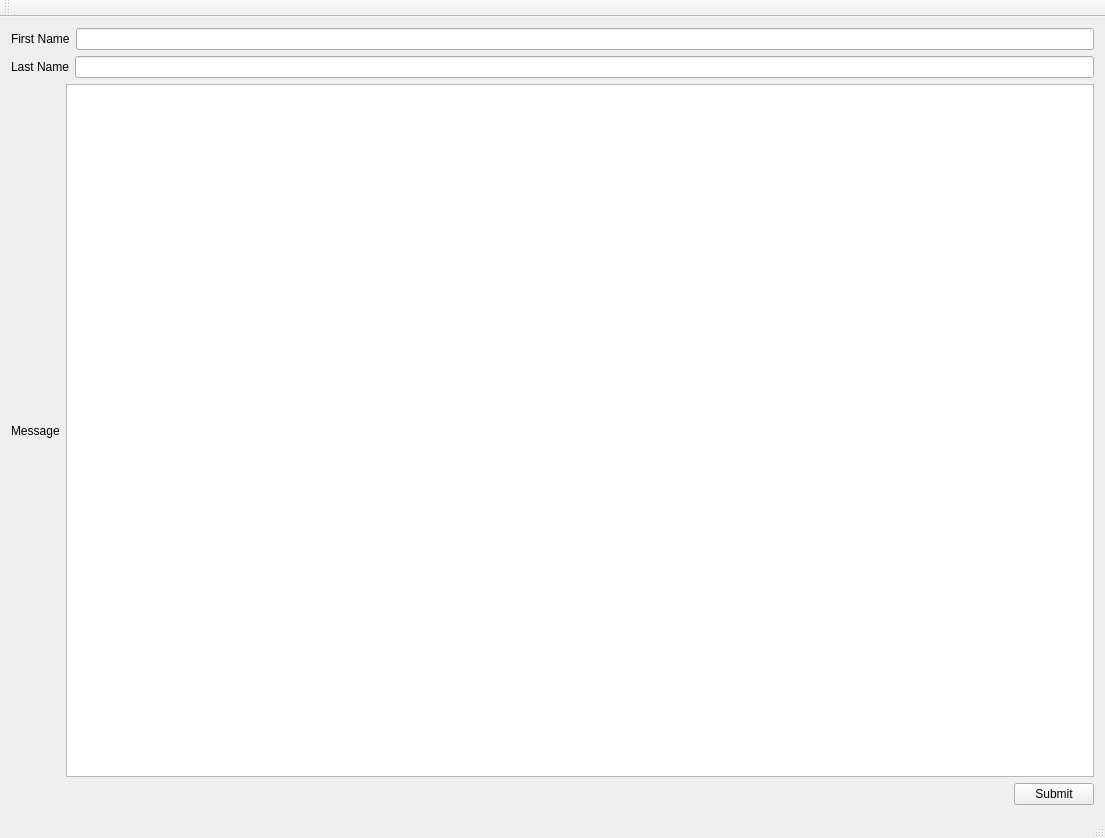
<?xml version="1.0" encoding="UTF-8"?>
<ui version="4.0">
 <class>MainWindow</class>
 <widget class="QMainWindow" name="MainWindow">
  <property name="geometry">
   <rect>
    <x>0</x>
    <y>0</y>
    <width>1105</width>
    <height>838</height>
   </rect>
  </property>
  <property name="windowTitle">
   <string>MainWindow</string>
  </property>
  <widget class="QWidget" name="centralWidget">
   <layout class="QVBoxLayout" name="verticalLayout">
    <item>
     <layout class="QHBoxLayout" name="horizontalLayout">
      <item>
       <widget class="QLabel" name="firstNameLabel">
        <property name="text">
         <string>First Name</string>
        </property>
       </widget>
      </item>
      <item>
       <widget class="QLineEdit" name="firstNameLineEdit"/>
      </item>
     </layout>
    </item>
    <item>
     <layout class="QHBoxLayout" name="horizontalLayout_2">
      <item>
       <widget class="QLabel" name="lastNameLabel">
        <property name="text">
         <string>Last Name</string>
        </property>
       </widget>
      </item>
      <item>
       <widget class="QLineEdit" name="lastNameLineEdit"/>
      </item>
     </layout>
    </item>
    <item>
     <layout class="QHBoxLayout" name="horizontalLayout_3">
      <item>
       <widget class="QLabel" name="messageLabel">
        <property name="text">
         <string>Message</string>
        </property>
       </widget>
      </item>
      <item>
       <widget class="QTextEdit" name="messageTextEdit"/>
      </item>
     </layout>
    </item>
    <item>
     <layout class="QHBoxLayout" name="horizontalLayout_4">
      <item>
       <spacer name="horizontalSpacer">
        <property name="orientation">
         <enum>Qt::Horizontal</enum>
        </property>
        <property name="sizeHint" stdset="0">
         <size>
          <width>40</width>
          <height>20</height>
         </size>
        </property>
       </spacer>
      </item>
      <item>
       <widget class="QPushButton" name="pushButton">
        <property name="text">
         <string>Submit</string>
        </property>
       </widget>
      </item>
     </layout>
    </item>
   </layout>
  </widget>
  <widget class="QMenuBar" name="menuBar">
   <property name="geometry">
    <rect>
     <x>0</x>
     <y>0</y>
     <width>1105</width>
     <height>21</height>
    </rect>
   </property>
  </widget>
  <widget class="QToolBar" name="mainToolBar">
   <attribute name="toolBarArea">
    <enum>TopToolBarArea</enum>
   </attribute>
   <attribute name="toolBarBreak">
    <bool>false</bool>
   </attribute>
  </widget>
  <widget class="QStatusBar" name="statusBar"/>
 </widget>
 <layoutdefault spacing="6" margin="11"/>
 <resources/>
 <connections/>
</ui>
